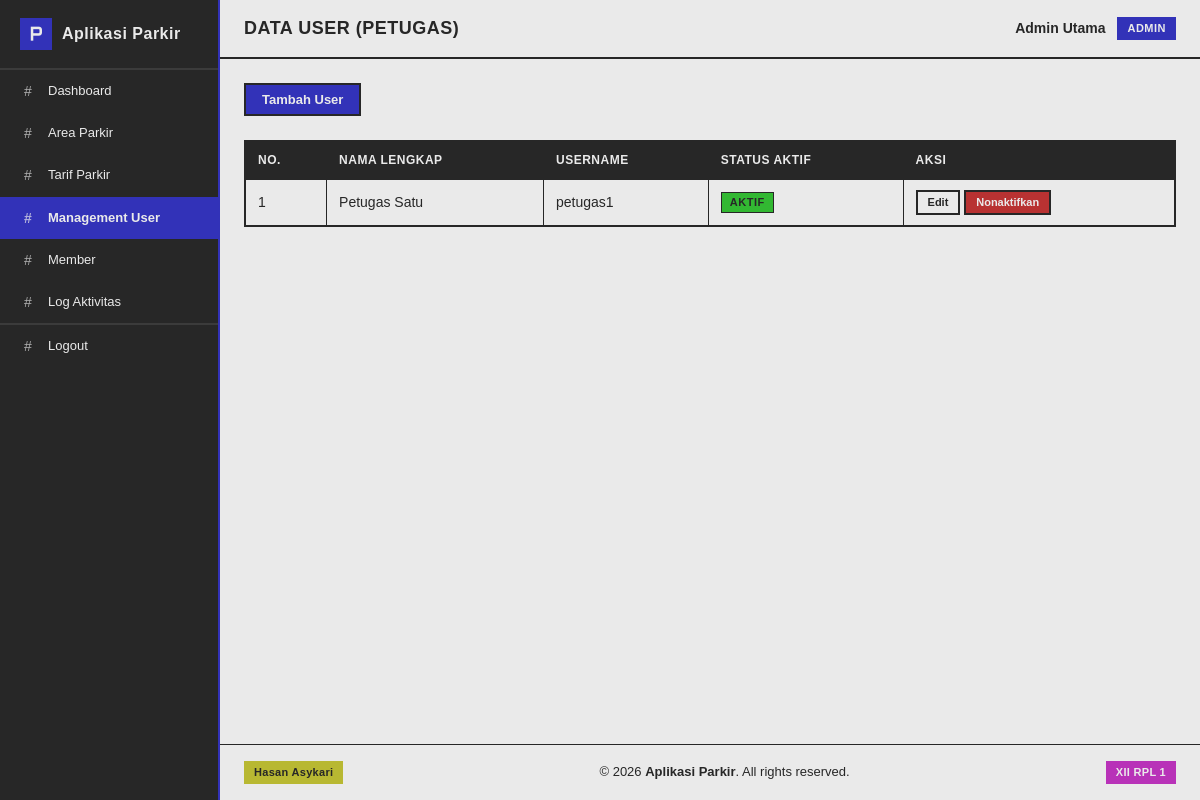
/admin/user/index.php (signed in), run on the app's committed database.
### tables this page shows
CREATE TABLE `tb_user` (
  `id_user` int NOT NULL,
  `nama_lengkap` varchar(100) NOT NULL,
  `username` varchar(50) NOT NULL,
  `password` varchar(255) NOT NULL,
  `role` enum('admin','petugas','owner') NOT NULL,
  `status_aktif` tinyint(1) DEFAULT '1'
);

### admin/user/index.php (the view, shortened to what this page needs)
<?php
require_once __DIR__ . '/../../includes/auth.php';
require_once __DIR__ . '/../../includes/sidebar.php';
$result = $db->query("SELECT * FROM tb_user WHERE role = 'petugas'");
?>
<!DOCTYPE html>
<html lang="id">
<head>
    <link rel="stylesheet" href="<?= BASE_URL; ?>/assets/css/style.css">
</head>
<body>
    <div class="app">
        <?php render_sidebar('Management User'); ?>
        <main class="main">
            <header class="topbar">
                <div class="page-title">Data User (Petugas)</div>
                <div class="user-box">
                    <span><?= htmlspecialchars($_SESSION['nama_lengkap']); ?></span>
                    <span class="role-tag">Admin</span>
                </div>
            </header>
            <div class="content">
                <div class="btn-row">
                    <a href="tambah.php" class="btn">Tambah User</a>
                </div>
                <div class="table-responsive">
                    <table>
                        <thead>
                            <tr>
                                <th>No.</th>
                                <th>Nama Lengkap</th>
                                <th>Username</th>
                                <th>Status Aktif</th>
                                <th>Aksi</th>
                            </tr>
                        </thead>
                        <tbody>
                            <?php if ($result && $result->num_rows > 0): ?>
                                <?php $no = 1; ?>
                                <?php while ($user = $result->fetch_object()): ?>
                                    <tr>
                                        <td><?= $no++; ?></td>
                                        <td><?= htmlspecialchars($user->nama_lengkap); ?></td>
                                        <td><?= htmlspecialchars($user->username); ?></td>
                                        <td>
                                            <span class="status-badge <?= $user->status_aktif == 1 ? 'active' : 'inactive'; ?>">
                                                <?= $user->status_aktif == 1 ? 'Aktif' : 'Tidak Aktif'; ?>
                                            </span>
                                        </td>
                                        <td>
                                            <a href="edit.php?id=<?= $user->id_user; ?>" class="btn secondary sm">Edit</a>
                                            <form action="hapus.php" method="POST" style="display:inline"
                                                onsubmit="return confirm('Yakin ingin menonaktifkan user ini?')">
                                                <button type="submit" class="btn danger sm">Nonaktifkan</button>
                                            </form>
                                        </td>
                                    </tr>
                                <?php endwhile; ?>
                            <?php else: ?>
                                <tr>
                                    <td colspan="5" class="text-center">Belum ada data petugas.</td>
                                </tr>
                            <?php endif; ?>
                        </tbody>
                    </table>
                </div>
            </div>
            <?php include __DIR__ . '/../../includes/footer.php'; ?>
        </main>
    </div>
</body>
</html>

### includes/sidebar.php (shortened to what this page needs)
<?php
function render_sidebar($activePage = '')
{
    $role = $_SESSION['role'] ?? '';
    $navItems = [];
    if ($role === 'admin') {
        $navItems = [
            ['title' => 'Dashboard', 'url' => BASE_URL . '/admin/index.php'],
            ['title' => 'Area Parkir', 'url' => BASE_URL . '/admin/area/index.php'],
            ['title' => 'Tarif Parkir', 'url' => BASE_URL . '/admin/tarif/index.php'],
            ['title' => 'Management User', 'url' => BASE_URL . '/admin/user/index.php'],
            ['title' => 'Member', 'url' => BASE_URL . '/admin/member/index.php'],
            ['title' => 'Log Aktivitas', 'url' => BASE_URL . '/admin/log/index.php'],
        ];
    } elseif ($role === 'petugas') {
        $navItems = [
            ['title' => 'Dashboard', 'url' => BASE_URL . '/petugas/index.php'],
            ['title' => 'Transaksi Parkir', 'url' => BASE_URL . '/petugas/transaksi/index.php'],
        ];
    } elseif ($role === 'owner') {
        $navItems = [
            ['title' => 'Dashboard', 'url' => BASE_URL . '/owner/index.php'],
            ['title' => 'Rekap Laporan', 'url' => BASE_URL . '/owner/rekap.php'],
        ];
    }
?>
    <aside class="sidebar">
        <div class="brand">
            <img src="<?= BASE_URL; ?>/assets/images/logo.png" alt="Logo" class="brand-logo">
            <span>Aplikasi Parkir</span>
        </div>
        <nav>
            <?php foreach ($navItems as $item): ?>
                <?php $isActive = (strtolower($item['title']) === strtolower($activePage)) ? 'active' : ''; ?>
                <a href="<?= $item['url']; ?>" class="<?= $isActive; ?>">
                    <span class="icon">#</span> <?= htmlspecialchars($item['title']); ?>
                </a>
            <?php endforeach; ?>
            <a href="<?= BASE_URL; ?>/logout.php" class="logout">
                <span class="icon">#</span> Logout
            </a>
        </nav>
    </aside>
<?php
}
?>

### includes/footer.php
<footer class="app-footer">
    <div class="footer-content">
        <span class="footer-tag">Hasan Asykari</span>
        <span>&copy; <?= date('Y'); ?> <strong>Aplikasi Parkir</strong>. All rights reserved.</span>
        <span class="footer-tag magenta">XII RPL 1</span>
    </div>
</footer>

### data on the page
tb_user: nama_lengkap "Petugas Satu", username "petugas1", status_aktif "AKTIF"

### other printed values
$item['title'] "Dashboard"
$item['title'] "Area Parkir"
$item['title'] "Tarif Parkir"
$item['title'] "Management User"
$item['title'] "Member"
$item['title'] "Log Aktivitas"
$_SESSION['nama_lengkap'] "Admin Utama"
